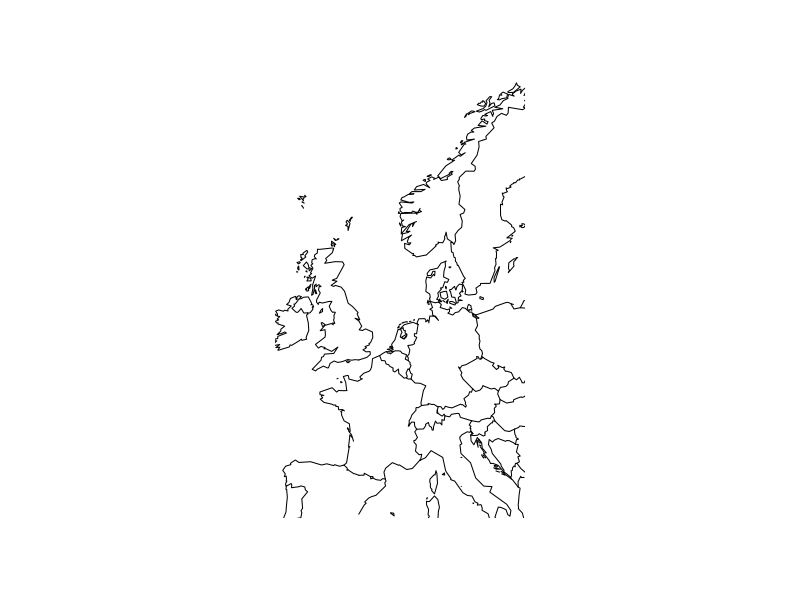

Generate this figure with R: (Note: this script raises an error after producing the figure.)
library("maps")
library("mapproj")
library("fields")


#map(plot=T, xlim=c(min(lon),max(lon)), ylim=c(min(lat),max(lat)))
map(plot=T, xlim=c(-10,20), ylim=c(40,70))


map_axis = par("usr")

lon_range = which(map_axis[1] < lon & map_axis[2] > lon)
lat_range = which(map_axis[3] < lat & map_axis[4] > lat)

par(new=T)
#image.plot(lon,lat,Soil_moisture)
image(     x=lon[lon_range],
           y=lat[lat_range],
           z=Soil_moisture_A[lon_range, lat_range],
           xlim=c(min(lon[lon_range]),max(lon[lon_range])),
           ylim=c(min(lat[lat_range]),max(lat[lat_range])))
par(new=T)

image(     x=lon[lon_range],
           y=lat[lat_range],
		   z=Soil_moisture_D[lon_range, lat_range],
		   xlim=c(min(lon[lon_range]),max(lon[lon_range])),
		   ylim=c(min(lat[lat_range]),max(lat[lat_range])))
